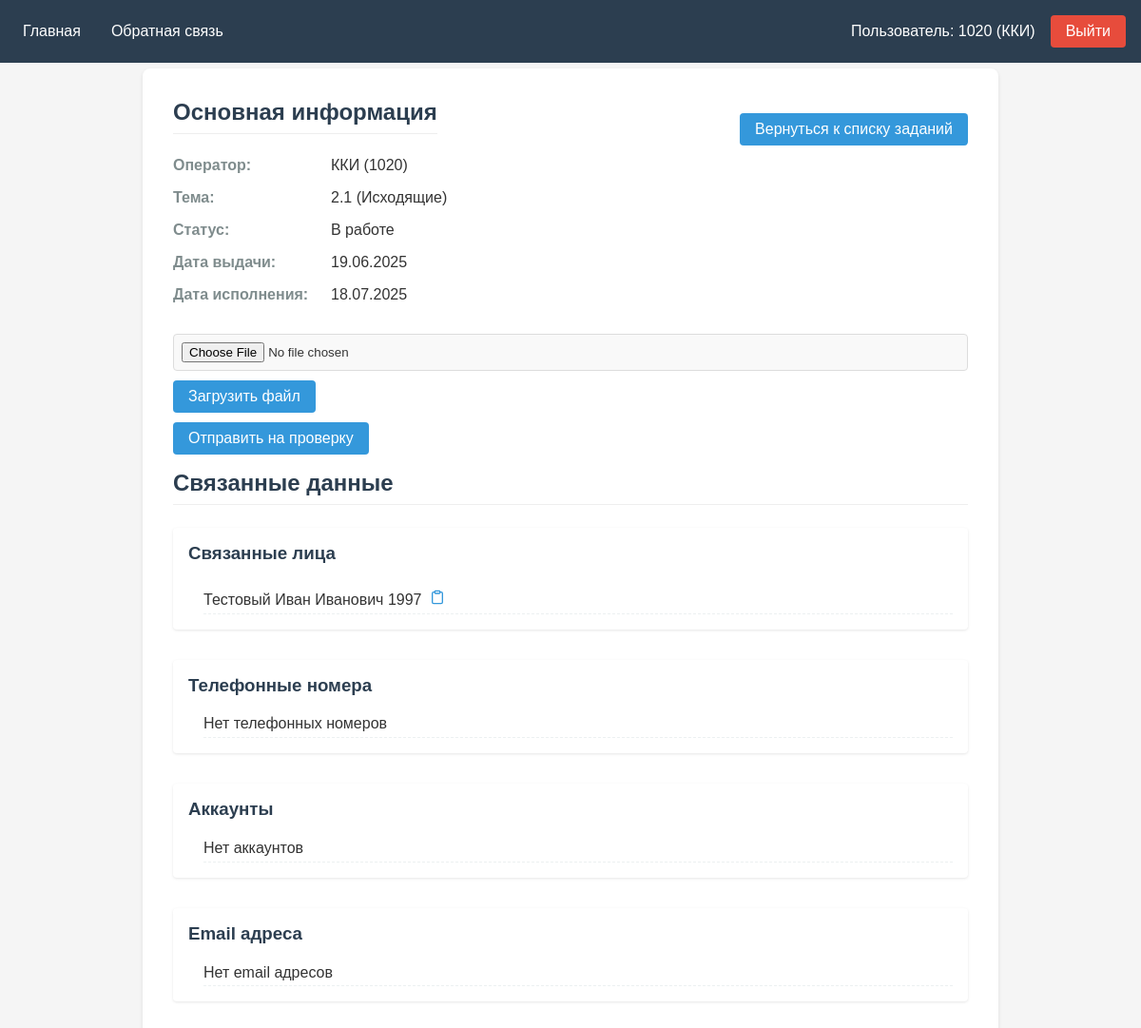
The app's page /tasker/task/5/ (signed in), older data.
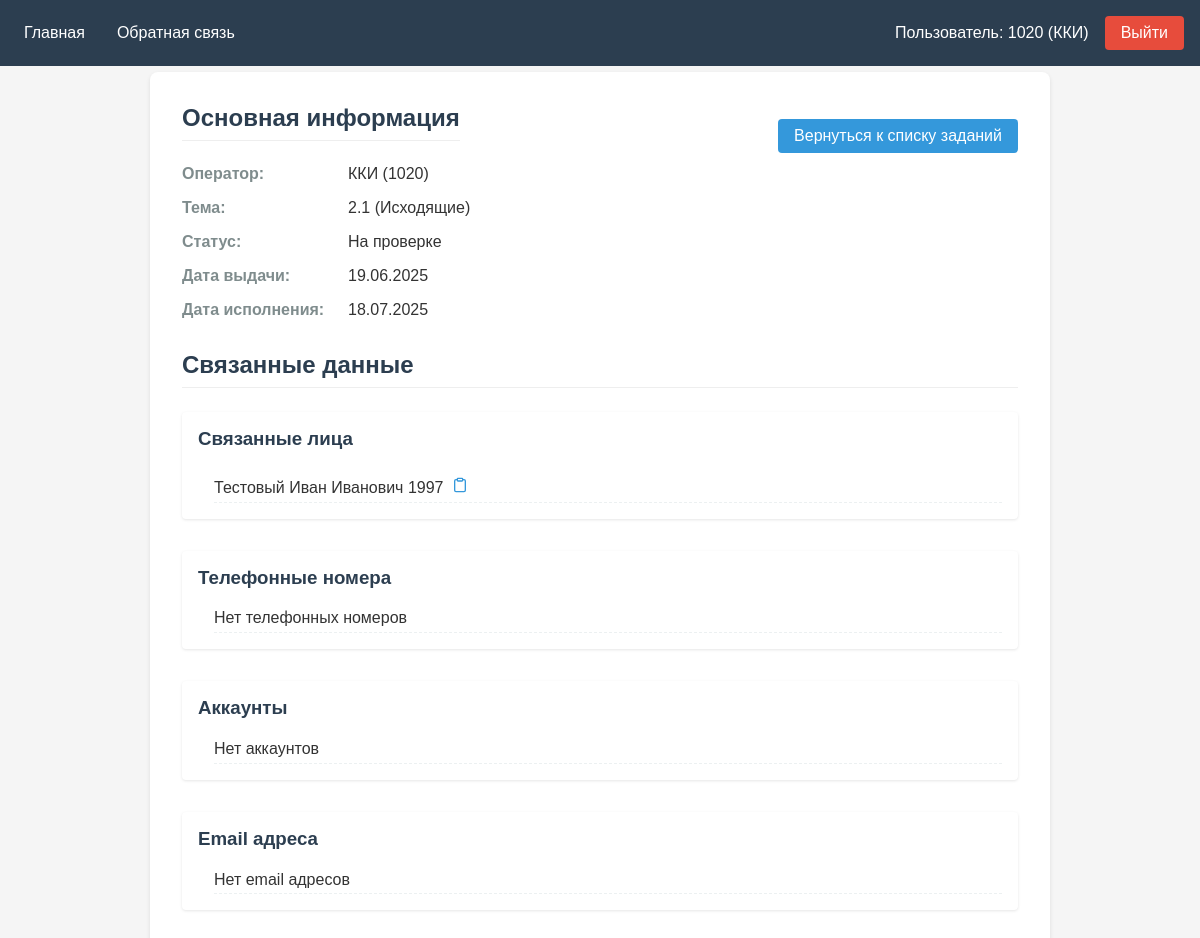
The same page, newer data.
### tasker/models.py (models this page shows, shortened)
class Tasks(models.Model):
    user = models.ForeignKey(CustomUser, on_delete=models.PROTECT)
    subject = models.ForeignKey(TaskSubjects, on_delete=models.PROTECT)
    status = models.ForeignKey(TaskStatus, on_delete=models.PROTECT, default=get_default_status)
    start_date = models.DateField()
    end_date = models.DateField()
    persons = models.ManyToManyField(Persons)
    phoneNumbers = models.ManyToManyField(PhoneNumbers)
    accounts = models.ManyToManyField(InternetAccounts)
    emails = models.ManyToManyField(Emails)
    file = models.FileField(upload_to='task_files/', blank=True, null=True, verbose_name="Прикрепленный файл")
    file_name = models.CharField(max_length=255, blank=True, null=True)

class TaskStatus(models.Model):
    status = models.CharField()
    synonym = models.CharField()
    def __str__(self):
        return self.synonym

class TaskSubjects(models.Model):
    name = models.CharField()
    synonym = models.CharField()
    def __str__(self):
        return f"{self.synonym} ({self.name})"

### tasker/myviews/tasks.py (the view)
# urls.py: path("<int:id>/", tasks.detail, name='detail'),
def detail(request, id):
    task = get_object_or_404(Tasks, id=id)
    if task.user != request.user and not request.user.groups.filter(name='main').exists():
        return redirect('list')
    else:
        context = {
            'task': task,
            'status': task.status.status
        }
        return render(request, 'tasks/detail.html', context)

### tasker/models.py (called while the page is built)
    def __str__(self):
        return f"{self.first_name} ({self.username})"

### tasker/templates/tasks/detail.html (shortened to what this page needs)
{% extends "menu.html" %}
{% block content %}
<div class="task-detail">
    <div class="task-info">
        <div class="header-container">
            <h2>Основная информация</h2>
            <a href="../" class="back-btn">Вернуться к списку заданий</a>
        </div>
        <div class="info-grid">
            <div class="info-label">Оператор:</div>
            <div>{{ task.user }}</div>
            <div class="info-label">Тема:</div>
            <div>{{ task.subject }}</div>
            <div class="info-label">Статус:</div>
            <div>{{ task.status }}</div>
            <div class="info-label">Дата выдачи:</div>
            <div>{{ task.start_date|date:"d.m.Y" }}</div>
            <div class="info-label">Дата исполнения:</div>
            <div>{{ task.end_date|date:"d.m.Y" }}</div>
        </div>
    </div>
        {% if status == 'in_progress' and request.user == task.user or status == 'review' and request.user.groups.all.0.name == 'main' %}
            <form
                    method="post"
                    enctype="multipart/form-data"
                    action="{% url 'upload_file' task.id %}"
                    style="padding: 0rem; margin-bottom: 0.5rem;"
            >
                <input type="file" name="file" id="file" style="margin-bottom: 0.5rem;">
                <button type="submit" class="details-btn">
                    {% if task.file %}
                    Обновить файл
                    {% else %}
                    Загрузить файл
                    {% endif %}
                </button>
            </form>
        {% endif %}
    <div style="margin-bottom: 1rem;">
    {% if request.user.groups.all.0.name == 'user' %}
        {% if status == 'in_progress' %}
        <a href="review" class="details-btn">Отправить на проверку</a>
        {% endif %}
    {% endif %}
    </div>
    <div class="related-data">
        <h2>Связанные данные</h2>
        <div class="data-section">
            <h3>Связанные лица</h3>
            <ul>
                {% for person in task.persons.all %}
                    <li>
                        <span>{{ person.person }}</span>
                        {% include "includes/copy_button.html" %}
                    </li>
                {% empty %}
                    <li>Нет связанных лиц</li>
                {% endfor %}
            </ul>
        </div>
        <div class="data-section">
            <h3>Телефонные номера</h3>
            <ul>
                {% for number in task.phoneNumbers.all %}
                    <li>
                        <span>{{ number.numbers }}</span>
                        {% include "includes/copy_button.html" %}
                    </li>
                {% empty %}
                    <li>Нет телефонных номеров</li>
                {% endfor %}
            </ul>
        </div>
        <div class="data-section">
            <h3>Аккаунты</h3>
            <ul>
                {% for account in task.accounts.all %}
                    <li>
                        <span>{{ account.account }}</span>
                        {% include "includes/copy_button.html" %}
                    </li>
                {% empty %}
                    <li>Нет аккаунтов</li>
                {% endfor %}
            </ul>
        </div>
        <div class="data-section">
            <h3>Email адреса</h3>
            <ul>
                {% for email in task.emails.all %}
                    <li>
                        <span>{{ email.email }}</span>
                        {% include "includes/copy_button.html" %}
                    </li>
                {% empty %}
                    <li>Нет email адресов</li>
                {% endfor %}
            </ul>
        </div>
    </div>
</div>
{% endblock content %}

Row changes from the older to the newer data that the page shows:
changed Tasks "ККИ (1020)": status "В работе" → "На проверке"
Text that changed along with them:
text no longer shown: "Загрузить файл Отправить на проверку"
